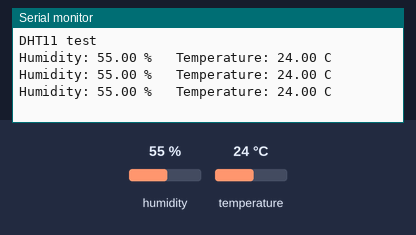
The sketch below on a simulated Arduino Uno, built with avr-gcc and run on an emulated ATmega328P. Shown: the last lines printed to the serial monitor. Inputs (shaded band) come from the test bench; at power-on: humidity 55 %, temperature 24 °C.

Above: at 5.3 s.
5.4 s: humidity set to 22 %
At 8.0 s:
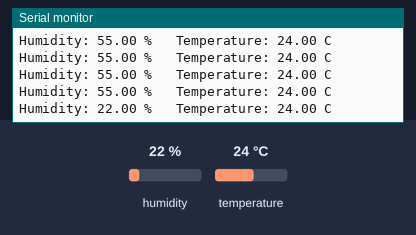
9.6 s: temperature set to 12 °C
At 11.2 s:
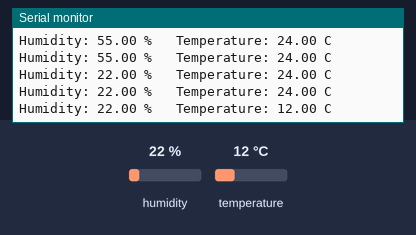
13.8 s: humidity set to 40 %
At 15.7 s:
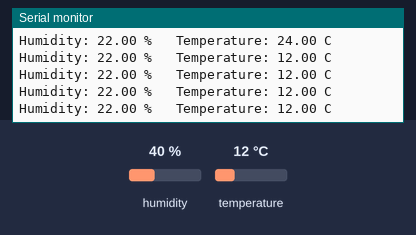
Timing chart, 0 to 17.2 s (numbered marks = the images above; inputs shaded):
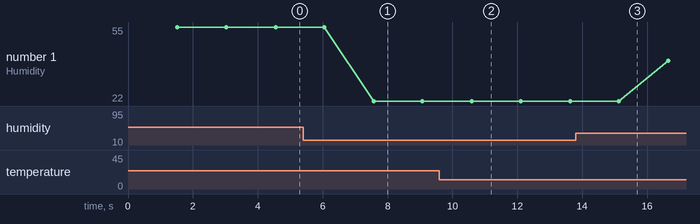

The sketch:

Example_Code.ino
```cpp
/*
  DHT11 - Temperature & Humidity
  ------------------------------
  Cheaper, lower-precision sibling of the DHT22. Same library and wiring,
  only the sensor type differs (DHT11 instead of DHT22).

  Libraries required (install via Library Manager):
    - "DHT sensor library" by Adafruit
    - "Adafruit Unified Sensor" by Adafruit (dependency)

  Wiring (Arduino Uno/Nano/Mega):
    DHT11 VCC  -> 5V (3.3-5.5V ok; 3.3V on ESP32/ESP8266)
    DHT11 DATA -> D2  (10k pull-up resistor between DATA and VCC; many
                       DHT11 breakout boards already include this resistor)
    DHT11 GND  -> GND

  NOTE: Reference code. DHT11 needs ~1 second between reads. Range is
  0-50 C (+/-2 C) and 20-90% RH (+/-5%) - less accurate than DHT22.
*/

#include "DHT.h"

#define DHTPIN 2
#define DHTTYPE DHT11

DHT dht(DHTPIN, DHTTYPE);

void setup() {
  Serial.begin(9600);
  Serial.println(F("DHT11 test"));
  dht.begin();
}

void loop() {
  delay(1500); // DHT11 needs ~1s between reads

  float humidity = dht.readHumidity();
  float tempC = dht.readTemperature();

  if (isnan(humidity) || isnan(tempC)) {
    Serial.println(F("Failed to read from DHT sensor - check wiring."));
    return;
  }

  Serial.print(F("Humidity: "));
  Serial.print(humidity);
  Serial.print(F(" %   Temperature: "));
  Serial.print(tempC);
  Serial.println(F(" C"));
}
```

Measured:
- after the input at 5.4 s, the serial monitor: prints a new line after 2.2 s (image 1)
- after the input at 9.6 s, the serial monitor: prints a new line after 1.0 s (image 2)
- plotted number 1: 55 → 22 after the input at 5.4 s, 22 → 40 after the input at 13.8 s
